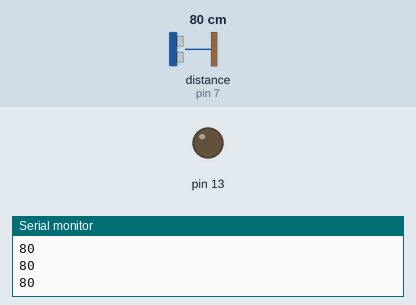
Bench run of a sketch on a simulated Arduino Uno, built with avr-gcc and run on an emulated ATmega328P. Parts: output pins drawn as LEDs (lit = HIGH), the last lines printed to the serial monitor. Wiring (inferred from the names in the program): ultrasonic range finder: trigger pin 7; echo pin 7. Dashed ring = blinking. Inputs (shaded band) come from the test bench; at power-on: distance to the obstacle (sensor on pin 7) 80 cm. The echo pulse lasts 58.3 µs per cm.

Above: at 1.2 s.
1.3 s: distance to the obstacle (sensor on pin 7) set to 28 cm
2.8 s: distance to the obstacle (sensor on pin 7) set to 23 cm
At 3.6 s:
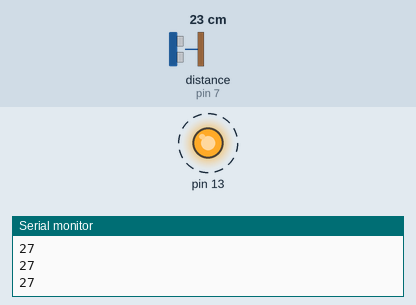
5.8 s: distance to the obstacle (sensor on pin 7) set to 35 cm
At 6.5 s:
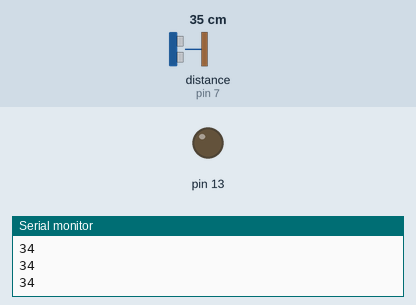
7.5 s: distance to the obstacle (sensor on pin 7) set to 2 cm
At 8.0 s:
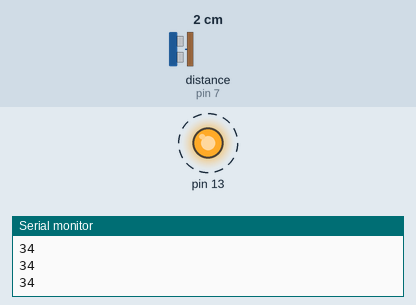
Timing chart, 0 to 11.5 s (numbered marks = the images above; inputs shaded):
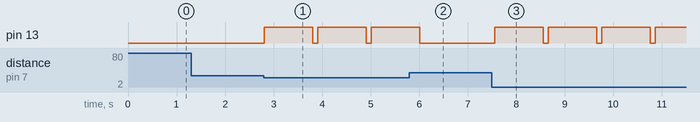

Measured:
- the behaviour switches between 26 and 25 cm on distance to the obstacle (sensor on pin 7) (found by bisection; images 0 and 1)
- after the input at 2.8 s, pin 13: alternates HIGH for 1.0 s and LOW for 0.10 s, starting at once
- after the input at 5.8 s, pin 13: goes on until 6.0 s, then stays LOW
- after the input at 7.5 s, pin 13: alternates HIGH for 1.0 s and LOW for 0.10 s, starting after 0.06 s

The sketch:

slfr.ino
```cpp
int duration;
int distance;
int sensorPin = 7;

void setup() {
  // put your setup code here, to run once:
  Serial.begin(9600);
  pinMode(13, OUTPUT);
}

void loop() {
  // put your main code here, to run repeatedly:
  pinMode(sensorPin, OUTPUT);
  digitalWrite(sensorPin, LOW);
  delayMicroseconds(2);
  digitalWrite(sensorPin, HIGH);
  delayMicroseconds(10);
  digitalWrite(sensorPin, LOW);
  pinMode(sensorPin, INPUT);
  duration = pulseIn(sensorPin, HIGH);
  distance = duration/58;
  if(distance < 25) {
    digitalWrite(13, HIGH); // Turn on LED
    delay(1000);
    digitalWrite(13, LOW);
  }
  Serial.println(distance);
  delay(100);
}
```
